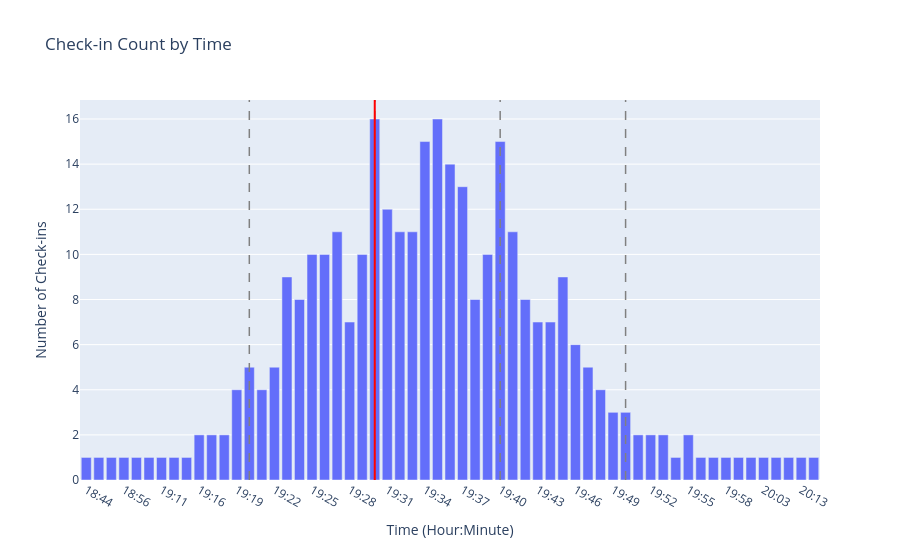

Here is the notebook cell this chart was saved with:
### Markdown cell above
1 person scans 10 QR code per minute:
* before 19:20 -> 1 person
* 19:20 - 19:30 -> 2 people
* 19:30 - 19:40 -> 3 people
* 19:40 - 19:50 -> 2 people
* after 19:50 -> 1 person

### Code cell
# Overall check-in time distribution
# METHOD 2: by average check-ins per event in each time slot
min_rush_all = checkin_info.groupby(['hr_min'], as_index=False).size()
min_rush_all['size'] = (min_rush_all['size']+num_events-1) // num_events  # average check-ins per event in each time slot

min_fig_all = px.bar(min_rush_all, x='hr_min', y='size', 
                  category_orders={'hr_min': time_order},  # ensure x-axis is in chronological order
                  title='Check-in Count by Time')
min_fig_all.update_xaxes(dtick=3, tickangle=30)  
min_fig_all.update_layout(xaxis_title='Time (Hour:Minute)', yaxis_title='Number of Check-ins')

# dashed vertical lines
for time in ['19:20', '19:30', '19:40', '19:50']:
    min_fig_all.add_vline(x=time, line_dash='dash', line_color='grey', line_width=1.5)

# solid vertical line
min_fig_all.add_vline(x='19:30', line_dash='solid', line_color='red', line_width=2)
min_fig_all

### Figure 1 — Plotly figure (JSON) as saved in the notebook; plotly's stock layout.template omitted (floating-point values rounded to 4 significant figures)
{"data": [{"hovertemplate": "hr_min=%{x}<br>size=%{y}<extra></extra>", "legendgroup": "", "marker": {"color": "#636efa", "pattern": {"shape": ""}}, "name": "", "orientation": "v", "showlegend": false, "textposition": "auto", "type": "bar", "x": ["18:44", "18:49", "18:55", "18:56", "19:05", "19:09", "19:11", "19:13", "19:15", "19:16", "19:17", "19:18", "19:19", "19:20", "19:21", "19:22", "19:23", "19:24", "19:25", "19:26", "19:27", "19:28", "19:29", "19:30", "19:31", "19:32", "19:33", "19:34", "19:35", "19:36", "19:37", "19:38", "19:39", "19:40", "19:41", "19:42", "19:43", "19:44", "19:45", "19:46", "19:47", "19:48", "19:49", "19:50", "19:51", "19:52", "19:53", "19:54", "19:55", "19:56", "19:57", "19:58", "20:00", "20:02", "20:03", "20:04", "20:08", "20:13", "20:14"], "xaxis": "x", "y": [1, 1, 1, 1, 1, 1, 1, 1, 1, 2, 2, 2, 4, 5, 4, 5, 9, 8, 10, 10, 11, 7, 10, 16, 12, 11, 11, 15, 16, 14, 13, 8, 10, 15, 11, 8, 7, 7, 9, 6, 5, 4, 3, 3, 2, 2, 2, 1, 2, 1, 1, 1, 1, 1, 1, 1, 1, 1, 1], "yaxis": "y"}], "layout": {"barmode": "relative", "legend": {"tracegroupgap": 0}, "shapes": [{"line": {"color": "grey", "dash": "dash", "width": 1.5}, "type": "line", "x0": "19:20", "x1": "19:20", "xref": "x", "y0": 0, "y1": 1, "yref": "y domain"}, {"line": {"color": "grey", "dash": "dash", "width": 1.5}, "type": "line", "x0": "19:30", "x1": "19:30", "xref": "x", "y0": 0, "y1": 1, "yref": "y domain"}, {"line": {"color": "grey", "dash": "dash", "width": 1.5}, "type": "line", "x0": "19:40", "x1": "19:40", "xref": "x", "y0": 0, "y1": 1, "yref": "y domain"}, {"line": {"color": "grey", "dash": "dash", "width": 1.5}, "type": "line", "x0": "19:50", "x1": "19:50", "xref": "x", "y0": 0, "y1": 1, "yref": "y domain"}, {"line": {"color": "red", "dash": "solid", "width": 2}, "type": "line", "x0": "19:30", "x1": "19:30", "xref": "x", "y0": 0, "y1": 1, "yref": "y domain"}], "title": {"text": "Check-in Count by Time"}, "xaxis": {"anchor": "y", "categoryarray": ["18:44", "18:49", "18:55", "18:56", "19:05", "19:09", "19:11", "19:13", "19:15", "19:16", "19:17", "19:18", "19:19", "19:20", "19:21", "19:22", "19:23", "19:24", "19:25", "19:26", "19:27", "19:28", "19:29", "19:30", "19:31", "19:32", "19:33", "19:34", "19:35", "19:36", "19:37", "19:38", "19:39", "19:40", "19:41", "19:42", "19:43", "19:44", "19:45", "19:46", "19:47", "19:48", "19:49", "19:50", "19:51", "19:52", "19:53", "19:54", "19:55", "19:56", "19:57", "19:58", "20:00", "20:02", "20:03", "20:04", "20:08", "20:13", "20:14"], "categoryorder": "array", "domain": [0, 1], "dtick": 3, "tickangle": 30, "title": {"text": "Time (Hour:Minute)"}}, "yaxis": {"anchor": "x", "domain": [0, 1], "title": {"text": "Number of Check-ins"}}}}
